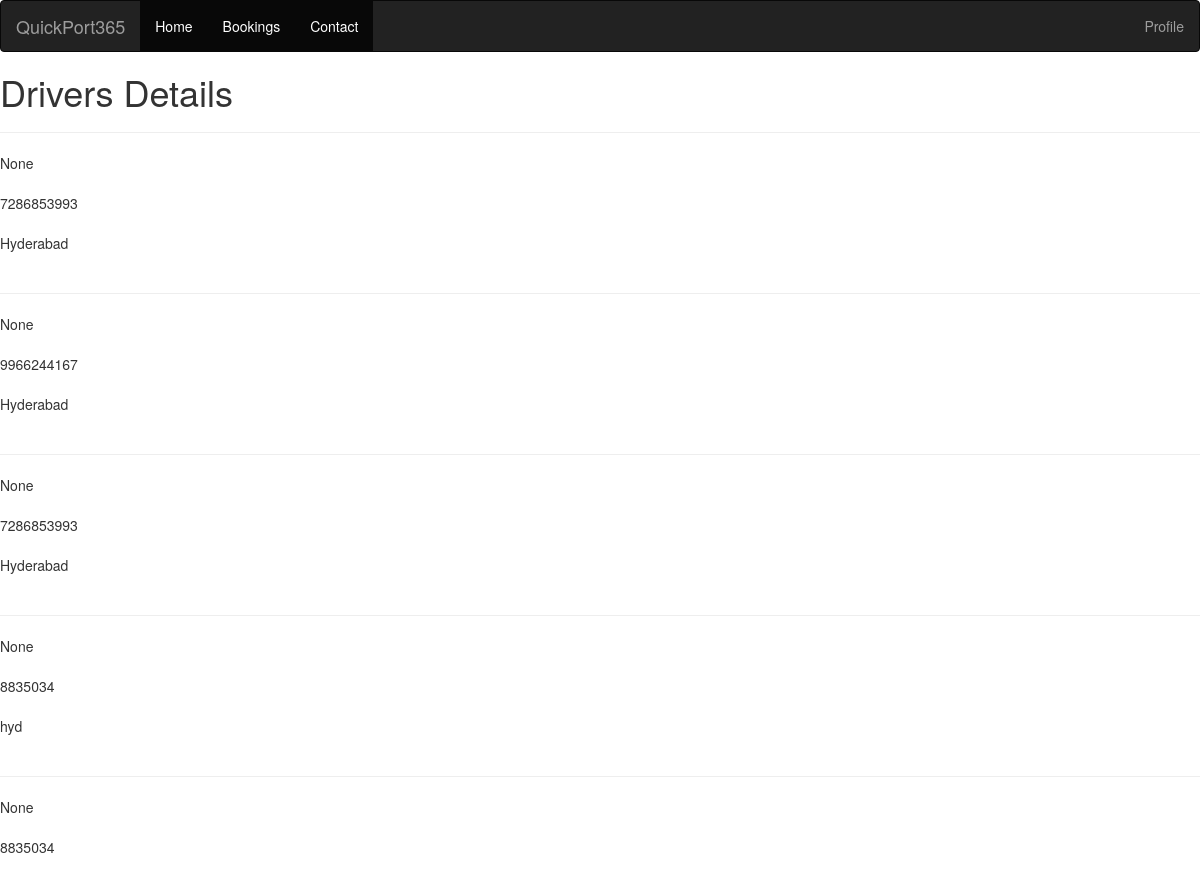
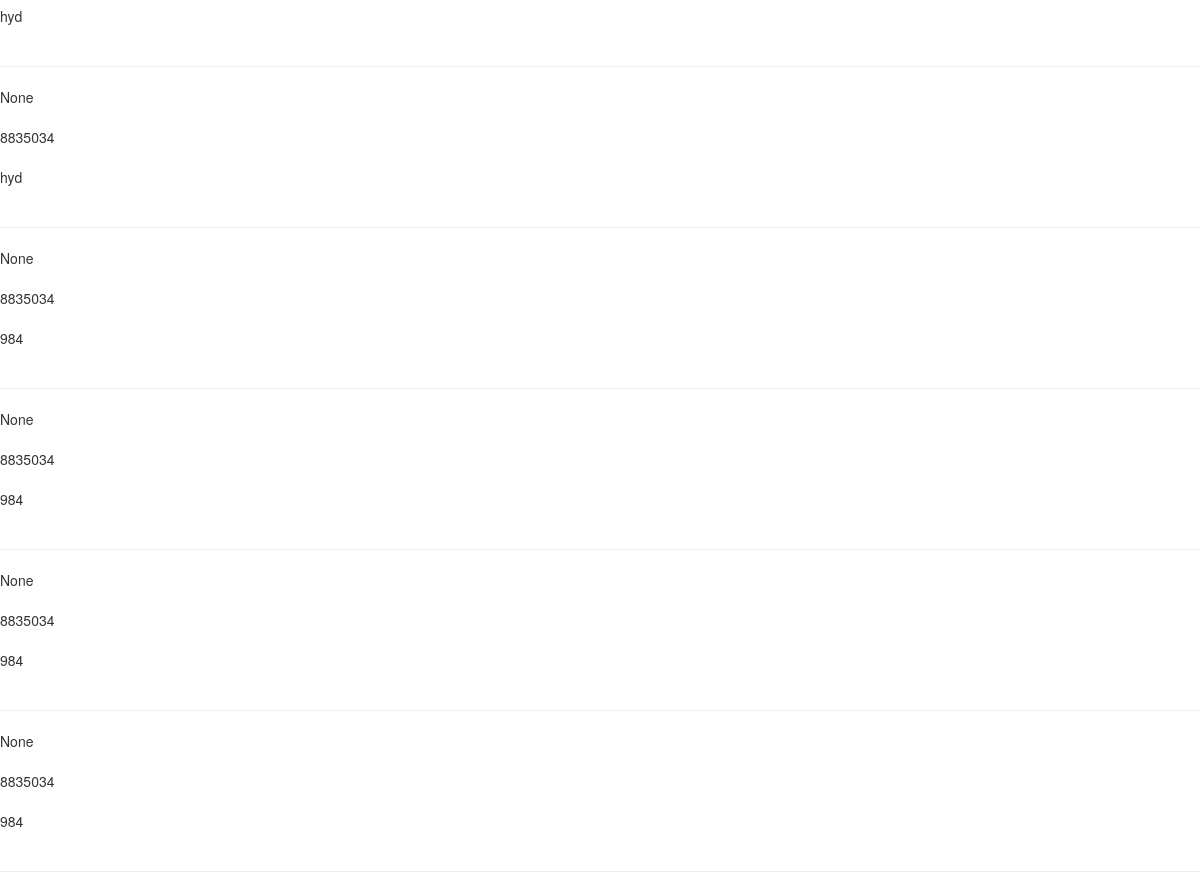
Screenshot of /drivers (signed in) with the database file from the repository (2 pictures, top to bottom).
### service/models.py (models this page shows, shortened)
class Drivers(models.Model):
    username = models.ForeignKey(User, on_delete=models.CASCADE, null=True)
    name = models.CharField(max_length=100,null=True)
    vehicle_name = models.CharField(max_length=30)
    vehicle_no = models.CharField(max_length=10)
    area = models.CharField(max_length=30)
    phone_no = models.CharField(max_length=10)
    email = models.EmailField()
    proof_type = models.CharField(max_length=50, null=True)
    proof_id = models.CharField(max_length=120, null=True)
    verified = models.BooleanField(null=True)

### service/views.py (the view)
# urls.py: path('drivers', views.list_drivers, name='drivers'),
def list_drivers(request):
    drivers = Drivers.objects.all()
    return render(request, 'list_drivers.html', {'drivers': drivers})

### templates/list_drivers.html (shortened to what this page needs)
{% extends 'base.html' %}
{% block content %}
<html lang="en">
<head>
</head>
<body>
<h1>Drivers Details</h1><hr>
{% for driver in drivers %}
{{driver.name}}<br><br>
{{driver.phone_no}}<br><br>
{{driver.area}}<br><br><hr>
{% endfor %}
</body>
</html>
{% endblock %}

### rows the page displays
Drivers: name "None", phone_no "7286853993", area "Hyderabad"
Drivers: name "None", phone_no "9966244167", area "Hyderabad"
Drivers: name "None", phone_no "7286853993", area "Hyderabad"
Drivers: name "None", phone_no "8835034", area "hyd"
Drivers: name "None", phone_no "8835034", area "hyd"
Drivers: name "None", phone_no "8835034", area "hyd"
Drivers: name "None", phone_no "8835034", area "984"
Drivers: name "None", phone_no "8835034", area "984"
Drivers: name "None", phone_no "8835034", area "984"
Drivers: name "None", phone_no "8835034", area "984"
